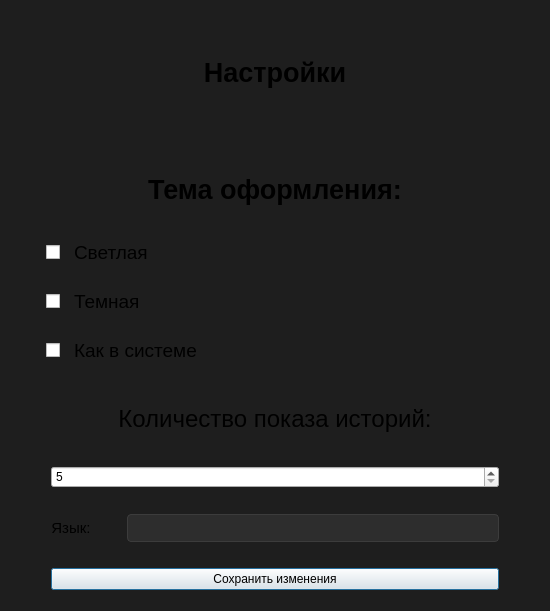
<?xml version="1.0" encoding="UTF-8"?>
<ui version="4.0">
 <class>Dialog</class>
 <widget class="QDialog" name="Dialog">
  <property name="geometry">
   <rect>
    <x>0</x>
    <y>0</y>
    <width>550</width>
    <height>611</height>
   </rect>
  </property>
  <property name="minimumSize">
   <size>
    <width>550</width>
    <height>600</height>
   </size>
  </property>
  <property name="windowTitle">
   <string>PasswordAnalyzer - settings</string>
  </property>
  <property name="windowIcon">
   <iconset>
    <normaloff>../../../resources/icons/icon-white.png</normaloff>../../../resources/icons/icon-white.png</iconset>
  </property>
  <property name="styleSheet">
   <string notr="true">QDialog {
    background-color: #1e1e1e;
}

QLineEdit {
    background-color: #2d2d2d;
    color: #ffffff;
    border: 1px solid #3c3c3c;
    border-radius: 4px;
    padding: 5px;
}

QLineEdit:focus {
    border: 2px solid #094771;
}

QCheckBox {
    spacing: 8px;
    font-size: 12px;
    padding: 4px 0px;
}</string>
  </property>
  <layout class="QVBoxLayout" name="verticalLayout">
   <item>
    <spacer name="verticalSpacer">
     <property name="orientation">
      <enum>Qt::Orientation::Vertical</enum>
     </property>
     <property name="sizeType">
      <enum>QSizePolicy::Policy::Fixed</enum>
     </property>
     <property name="sizeHint" stdset="0">
      <size>
       <width>479</width>
       <height>30</height>
      </size>
     </property>
    </spacer>
   </item>
   <item>
    <widget class="QLabel" name="lbl_name">
     <property name="font">
      <font>
       <pointsize>20</pointsize>
       <bold>true</bold>
      </font>
     </property>
     <property name="styleSheet">
      <string notr="true">font-size: 20pt; </string>
     </property>
     <property name="text">
      <string>Настройки</string>
     </property>
     <property name="alignment">
      <set>Qt::AlignmentFlag::AlignCenter</set>
     </property>
    </widget>
   </item>
   <item>
    <spacer name="verticalSpacer_2">
     <property name="orientation">
      <enum>Qt::Orientation::Vertical</enum>
     </property>
     <property name="sizeType">
      <enum>QSizePolicy::Policy::Fixed</enum>
     </property>
     <property name="sizeHint" stdset="0">
      <size>
       <width>479</width>
       <height>50</height>
      </size>
     </property>
    </spacer>
   </item>
   <item>
    <widget class="QLabel" name="lbl_theme">
     <property name="font">
      <font>
       <pointsize>20</pointsize>
       <bold>true</bold>
      </font>
     </property>
     <property name="styleSheet">
      <string notr="true">font-size: 20pt;</string>
     </property>
     <property name="text">
      <string>Тема оформления:</string>
     </property>
     <property name="alignment">
      <set>Qt::AlignmentFlag::AlignCenter</set>
     </property>
    </widget>
   </item>
   <item>
    <spacer name="verticalSpacer_3">
     <property name="orientation">
      <enum>Qt::Orientation::Vertical</enum>
     </property>
     <property name="sizeType">
      <enum>QSizePolicy::Policy::Fixed</enum>
     </property>
     <property name="sizeHint" stdset="0">
      <size>
       <width>479</width>
       <height>15</height>
      </size>
     </property>
    </spacer>
   </item>
   <item>
    <layout class="QGridLayout" name="gridLayout_2">
     <item row="0" column="1">
      <layout class="QGridLayout" name="gridLayout_4">
       <item row="2" column="0">
        <widget class="QCheckBox" name="cb_dark">
         <property name="sizePolicy">
          <sizepolicy hsizetype="Maximum" vsizetype="Fixed">
           <horstretch>0</horstretch>
           <verstretch>0</verstretch>
          </sizepolicy>
         </property>
         <property name="cursor">
          <cursorShape>PointingHandCursor</cursorShape>
         </property>
         <property name="styleSheet">
          <string notr="true"/>
         </property>
         <property name="text">
          <string/>
         </property>
        </widget>
       </item>
       <item row="1" column="0" colspan="3">
        <spacer name="verticalSpacer_8">
         <property name="orientation">
          <enum>Qt::Orientation::Vertical</enum>
         </property>
         <property name="sizeType">
          <enum>QSizePolicy::Policy::Fixed</enum>
         </property>
         <property name="sizeHint" stdset="0">
          <size>
           <width>20</width>
           <height>20</height>
          </size>
         </property>
        </spacer>
       </item>
       <item row="0" column="0">
        <widget class="QCheckBox" name="cb_light">
         <property name="sizePolicy">
          <sizepolicy hsizetype="Maximum" vsizetype="Fixed">
           <horstretch>0</horstretch>
           <verstretch>0</verstretch>
          </sizepolicy>
         </property>
         <property name="cursor">
          <cursorShape>PointingHandCursor</cursorShape>
         </property>
         <property name="styleSheet">
          <string notr="true"/>
         </property>
         <property name="text">
          <string/>
         </property>
        </widget>
       </item>
       <item row="3" column="0" colspan="3">
        <spacer name="verticalSpacer_9">
         <property name="orientation">
          <enum>Qt::Orientation::Vertical</enum>
         </property>
         <property name="sizeType">
          <enum>QSizePolicy::Policy::Fixed</enum>
         </property>
         <property name="sizeHint" stdset="0">
          <size>
           <width>20</width>
           <height>20</height>
          </size>
         </property>
        </spacer>
       </item>
       <item row="4" column="0">
        <widget class="QCheckBox" name="cb_system">
         <property name="sizePolicy">
          <sizepolicy hsizetype="Maximum" vsizetype="Fixed">
           <horstretch>0</horstretch>
           <verstretch>0</verstretch>
          </sizepolicy>
         </property>
         <property name="cursor">
          <cursorShape>PointingHandCursor</cursorShape>
         </property>
         <property name="styleSheet">
          <string notr="true"/>
         </property>
         <property name="text">
          <string/>
         </property>
        </widget>
       </item>
       <item row="4" column="1" colspan="2">
        <widget class="QLabel" name="lbl_system">
         <property name="styleSheet">
          <string notr="true">font-size: 14pt;</string>
         </property>
         <property name="text">
          <string>Как в системе</string>
         </property>
        </widget>
       </item>
       <item row="2" column="1" colspan="2">
        <widget class="QLabel" name="lbl_dark">
         <property name="styleSheet">
          <string notr="true">font-size: 14pt;</string>
         </property>
         <property name="text">
          <string>Темная</string>
         </property>
        </widget>
       </item>
       <item row="0" column="1" colspan="2">
        <widget class="QLabel" name="lbl_light">
         <property name="styleSheet">
          <string notr="true">font-size: 14pt;</string>
         </property>
         <property name="text">
          <string>Светлая</string>
         </property>
        </widget>
       </item>
      </layout>
     </item>
     <item row="0" column="0">
      <spacer name="horizontalSpacer_3">
       <property name="orientation">
        <enum>Qt::Orientation::Horizontal</enum>
       </property>
       <property name="sizeType">
        <enum>QSizePolicy::Policy::Fixed</enum>
       </property>
       <property name="sizeHint" stdset="0">
        <size>
         <width>35</width>
         <height>20</height>
        </size>
       </property>
      </spacer>
     </item>
     <item row="0" column="2">
      <spacer name="horizontalSpacer_4">
       <property name="orientation">
        <enum>Qt::Orientation::Horizontal</enum>
       </property>
       <property name="sizeType">
        <enum>QSizePolicy::Policy::Fixed</enum>
       </property>
       <property name="sizeHint" stdset="0">
        <size>
         <width>40</width>
         <height>20</height>
        </size>
       </property>
      </spacer>
     </item>
    </layout>
   </item>
   <item>
    <spacer name="verticalSpacer_5">
     <property name="orientation">
      <enum>Qt::Orientation::Vertical</enum>
     </property>
     <property name="sizeType">
      <enum>QSizePolicy::Policy::Fixed</enum>
     </property>
     <property name="sizeHint" stdset="0">
      <size>
       <width>479</width>
       <height>20</height>
      </size>
     </property>
    </spacer>
   </item>
   <item>
    <widget class="QLabel" name="lbl_password">
     <property name="font">
      <font>
       <pointsize>18</pointsize>
       <bold>false</bold>
      </font>
     </property>
     <property name="mouseTracking">
      <bool>false</bool>
     </property>
     <property name="layoutDirection">
      <enum>Qt::LayoutDirection::LeftToRight</enum>
     </property>
     <property name="styleSheet">
      <string notr="true">font-size: 18pt;</string>
     </property>
     <property name="text">
      <string>Количество показа историй:</string>
     </property>
     <property name="alignment">
      <set>Qt::AlignmentFlag::AlignCenter</set>
     </property>
    </widget>
   </item>
   <item>
    <spacer name="verticalSpacer_10">
     <property name="orientation">
      <enum>Qt::Orientation::Vertical</enum>
     </property>
     <property name="sizeType">
      <enum>QSizePolicy::Policy::Fixed</enum>
     </property>
     <property name="sizeHint" stdset="0">
      <size>
       <width>500</width>
       <height>10</height>
      </size>
     </property>
    </spacer>
   </item>
   <item>
    <layout class="QHBoxLayout" name="horizontalLayout">
     <item>
      <spacer name="horizontalSpacer_6">
       <property name="orientation">
        <enum>Qt::Orientation::Horizontal</enum>
       </property>
       <property name="sizeType">
        <enum>QSizePolicy::Policy::Fixed</enum>
       </property>
       <property name="sizeHint" stdset="0">
        <size>
         <width>40</width>
         <height>20</height>
        </size>
       </property>
      </spacer>
     </item>
     <item>
      <widget class="QSpinBox" name="sb_amount_history">
       <property name="minimum">
        <number>5</number>
       </property>
       <property name="maximum">
        <number>50</number>
       </property>
      </widget>
     </item>
     <item>
      <spacer name="horizontalSpacer_5">
       <property name="orientation">
        <enum>Qt::Orientation::Horizontal</enum>
       </property>
       <property name="sizeType">
        <enum>QSizePolicy::Policy::Fixed</enum>
       </property>
       <property name="sizeHint" stdset="0">
        <size>
         <width>40</width>
         <height>20</height>
        </size>
       </property>
      </spacer>
     </item>
    </layout>
   </item>
   <item>
    <spacer name="verticalSpacer_6">
     <property name="orientation">
      <enum>Qt::Orientation::Vertical</enum>
     </property>
     <property name="sizeType">
      <enum>QSizePolicy::Policy::Fixed</enum>
     </property>
     <property name="sizeHint" stdset="0">
      <size>
       <width>479</width>
       <height>20</height>
      </size>
     </property>
    </spacer>
   </item>
   <item>
    <layout class="QGridLayout" name="gridLayout">
     <item row="0" column="4">
      <spacer name="horizontalSpacer_8">
       <property name="orientation">
        <enum>Qt::Orientation::Horizontal</enum>
       </property>
       <property name="sizeType">
        <enum>QSizePolicy::Policy::Fixed</enum>
       </property>
       <property name="sizeHint" stdset="0">
        <size>
         <width>40</width>
         <height>20</height>
        </size>
       </property>
      </spacer>
     </item>
     <item row="0" column="3">
      <widget class="QLineEdit" name="le_language"/>
     </item>
     <item row="0" column="1">
      <widget class="QLabel" name="lbl_lang">
       <property name="font">
        <font>
         <pointsize>11</pointsize>
         <bold>false</bold>
        </font>
       </property>
       <property name="mouseTracking">
        <bool>false</bool>
       </property>
       <property name="layoutDirection">
        <enum>Qt::LayoutDirection::LeftToRight</enum>
       </property>
       <property name="styleSheet">
        <string notr="true">font-size: 11pt;</string>
       </property>
       <property name="text">
        <string>Язык:</string>
       </property>
       <property name="alignment">
        <set>Qt::AlignmentFlag::AlignCenter</set>
       </property>
      </widget>
     </item>
     <item row="0" column="0">
      <spacer name="horizontalSpacer_7">
       <property name="orientation">
        <enum>Qt::Orientation::Horizontal</enum>
       </property>
       <property name="sizeType">
        <enum>QSizePolicy::Policy::Fixed</enum>
       </property>
       <property name="sizeHint" stdset="0">
        <size>
         <width>40</width>
         <height>20</height>
        </size>
       </property>
      </spacer>
     </item>
     <item row="0" column="2">
      <spacer name="horizontalSpacer_9">
       <property name="orientation">
        <enum>Qt::Orientation::Horizontal</enum>
       </property>
       <property name="sizeType">
        <enum>QSizePolicy::Policy::Fixed</enum>
       </property>
       <property name="sizeHint" stdset="0">
        <size>
         <width>30</width>
         <height>20</height>
        </size>
       </property>
      </spacer>
     </item>
    </layout>
   </item>
   <item>
    <spacer name="verticalSpacer_7">
     <property name="orientation">
      <enum>Qt::Orientation::Vertical</enum>
     </property>
     <property name="sizeType">
      <enum>QSizePolicy::Policy::Fixed</enum>
     </property>
     <property name="sizeHint" stdset="0">
      <size>
       <width>479</width>
       <height>20</height>
      </size>
     </property>
    </spacer>
   </item>
   <item>
    <layout class="QGridLayout" name="gridLayout_3">
     <item row="0" column="2">
      <spacer name="horizontalSpacer_10">
       <property name="orientation">
        <enum>Qt::Orientation::Horizontal</enum>
       </property>
       <property name="sizeType">
        <enum>QSizePolicy::Policy::Fixed</enum>
       </property>
       <property name="sizeHint" stdset="0">
        <size>
         <width>40</width>
         <height>20</height>
        </size>
       </property>
      </spacer>
     </item>
     <item row="0" column="0">
      <spacer name="horizontalSpacer_11">
       <property name="orientation">
        <enum>Qt::Orientation::Horizontal</enum>
       </property>
       <property name="sizeType">
        <enum>QSizePolicy::Policy::Fixed</enum>
       </property>
       <property name="sizeHint" stdset="0">
        <size>
         <width>40</width>
         <height>20</height>
        </size>
       </property>
      </spacer>
     </item>
     <item row="0" column="1">
      <widget class="QPushButton" name="btn_confirm">
       <property name="text">
        <string>Сохранить изменения</string>
       </property>
       <property name="shortcut">
        <string>Return</string>
       </property>
       <property name="checkable">
        <bool>false</bool>
       </property>
       <property name="autoRepeat">
        <bool>true</bool>
       </property>
      </widget>
     </item>
    </layout>
   </item>
   <item>
    <spacer name="verticalSpacer_11">
     <property name="orientation">
      <enum>Qt::Orientation::Vertical</enum>
     </property>
     <property name="sizeType">
      <enum>QSizePolicy::Policy::Fixed</enum>
     </property>
     <property name="sizeHint" stdset="0">
      <size>
       <width>500</width>
       <height>10</height>
      </size>
     </property>
    </spacer>
   </item>
  </layout>
 </widget>
 <resources>
  <include location="../../../resources/icons/config_setting.qrc"/>
 </resources>
 <connections/>
</ui>
